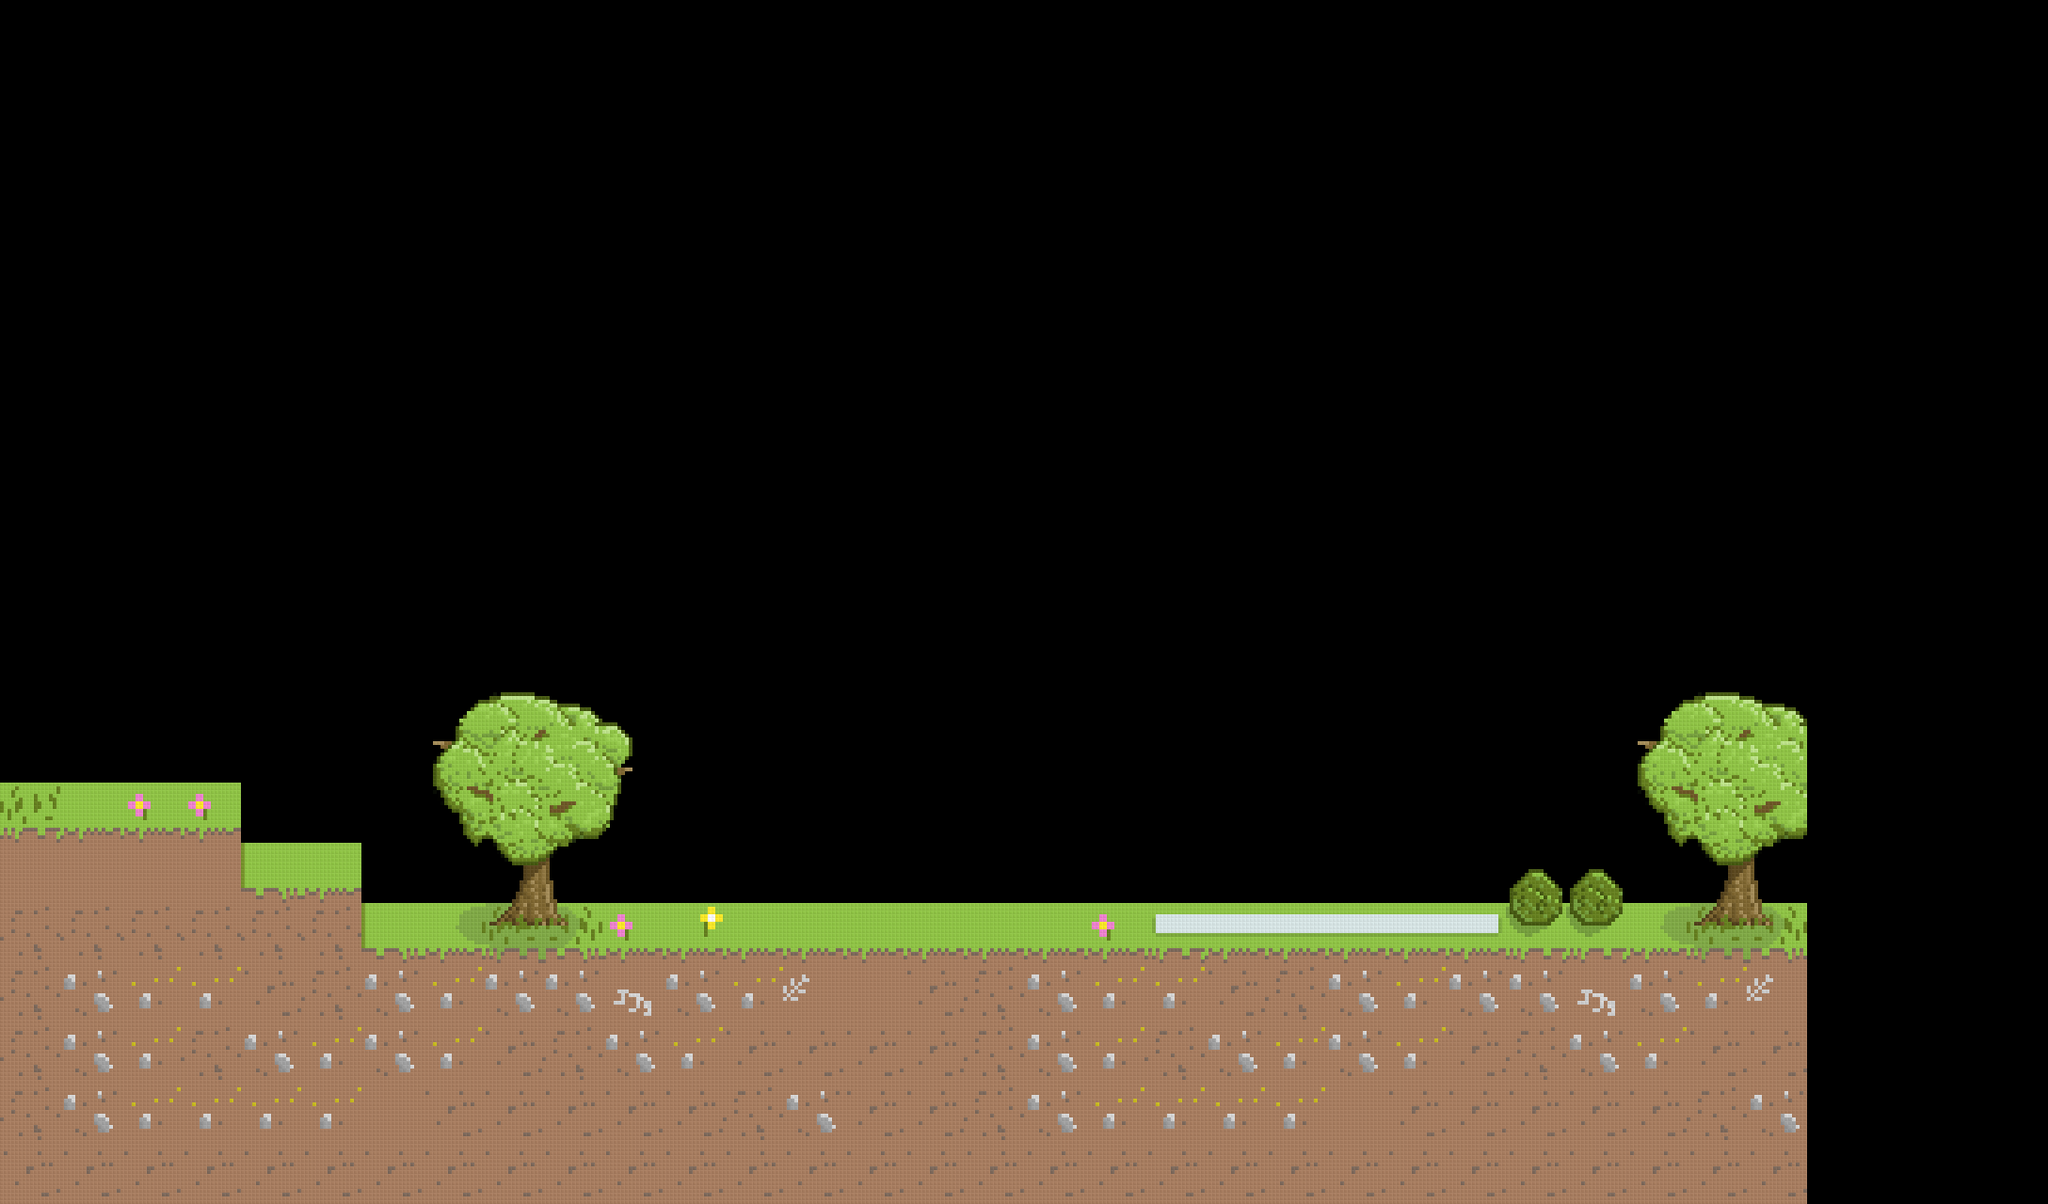

Below is a game level as drawn by its tile map, then a one-line description and the .tmx that defines it (tile-layer data replaced by summaries):
An orthogonal 34x20 tile map with 64x64 px tiles, 1 tile layer (Tile Layer 1) and 9 objects (3x scene, 2x pillar, player, priest, bride, ...).

<map version="1.0" orientation="orthogonal" width="34" height="20" tilewidth="64" tileheight="64">
 <tileset firstgid="1" name="tile" tilewidth="64" tileheight="64">
  <image source="tile.png" width="1088" height="576" />
 </tileset>
 <layer name="Tile Layer 1" width="34" height="20">
  <data>[680 cells, 190 non-empty, 39 distinct tile ids]</data>
 </layer>
 <objectgroup name="Objects" width="34" height="20">
  <object name="actor" type="player" x="560" y="696" width="64" height="128">
   <properties>
    <property name="rope" value="170" />
   </properties>
  </object>
  <object name="actor" type="priest" x="1164" y="845" width="65" height="132" />
  <object name="actor" type="bride" x="1032" y="849" width="64" height="128" />
  <object name="actor" type="groom" x="1085" y="851" width="61" height="126" />
  <object name="scene" x="384" y="992" width="1546" height="311" />
  <object name="scene" x="3" y="862" width="250" height="58" />
  <object name="scene" x="4" y="921" width="379" height="361" />
  <object name="object" type="pillar" gid="24" x="817" y="957">
   <properties>
    <property name="elastic" value="0" />
    <property name="friction" value="1" />
    <property name="weight" value="100" />
   </properties>
  </object>
  <object name="object" type="pillar" gid="24" x="1367" y="958">
   <properties>
    <property name="elastic" value="0" />
    <property name="friction" value="1" />
    <property name="weight" value="100" />
   </properties>
  </object>
 </objectgroup>
</map>